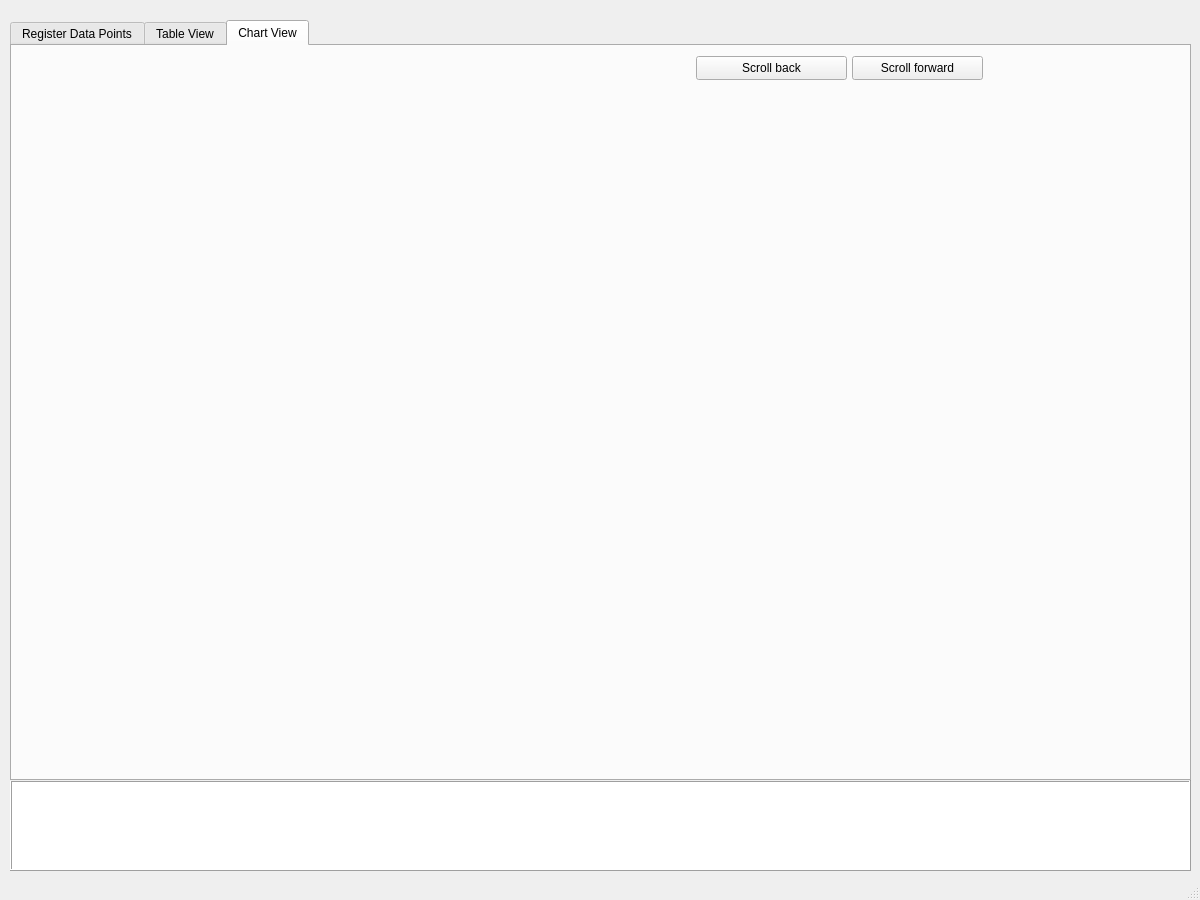
<?xml version="1.0" encoding="UTF-8"?>
<ui version="4.0">
 <class>Data_view_window</class>
 <widget class="QMainWindow" name="Data_view_window">
  <property name="geometry">
   <rect>
    <x>0</x>
    <y>0</y>
    <width>1200</width>
    <height>900</height>
   </rect>
  </property>
  <property name="windowTitle">
   <string>Data View</string>
  </property>
  <widget class="QWidget" name="centralwidget">
   <widget class="QTextEdit" name="output_text">
    <property name="enabled">
     <bool>true</bool>
    </property>
    <property name="geometry">
     <rect>
      <x>10</x>
      <y>780</y>
      <width>1181</width>
      <height>91</height>
     </rect>
    </property>
    <property name="acceptDrops">
     <bool>false</bool>
    </property>
    <property name="frameShape">
     <enum>QFrame::Box</enum>
    </property>
    <property name="frameShadow">
     <enum>QFrame::Raised</enum>
    </property>
    <property name="readOnly">
     <bool>true</bool>
    </property>
   </widget>
   <widget class="QTabWidget" name="tabWidget">
    <property name="geometry">
     <rect>
      <x>10</x>
      <y>20</y>
      <width>1181</width>
      <height>761</height>
     </rect>
    </property>
    <property name="currentIndex">
     <number>2</number>
    </property>
    <widget class="QWidget" name="RegisterDataPoints">
     <attribute name="title">
      <string>Register Data Points</string>
     </attribute>
     <widget class="QListWidget" name="dataPointName_listWidget">
      <property name="geometry">
       <rect>
        <x>20</x>
        <y>110</y>
        <width>371</width>
        <height>391</height>
       </rect>
      </property>
     </widget>
     <widget class="QPushButton" name="add_name_button">
      <property name="geometry">
       <rect>
        <x>280</x>
        <y>20</y>
        <width>111</width>
        <height>71</height>
       </rect>
      </property>
      <property name="text">
       <string>Register Data Point</string>
      </property>
     </widget>
     <widget class="QPlainTextEdit" name="input_name_text">
      <property name="geometry">
       <rect>
        <x>20</x>
        <y>20</y>
        <width>251</width>
        <height>31</height>
       </rect>
      </property>
     </widget>
     <widget class="QLabel" name="label_2">
      <property name="geometry">
       <rect>
        <x>20</x>
        <y>70</y>
        <width>49</width>
        <height>16</height>
       </rect>
      </property>
      <property name="text">
       <string>Preview:</string>
      </property>
     </widget>
     <widget class="QLabel" name="preview_txt_label">
      <property name="geometry">
       <rect>
        <x>80</x>
        <y>70</y>
        <width>191</width>
        <height>16</height>
       </rect>
      </property>
      <property name="text">
       <string/>
      </property>
     </widget>
     <widget class="QPushButton" name="clear_names_button">
      <property name="geometry">
       <rect>
        <x>20</x>
        <y>510</y>
        <width>371</width>
        <height>24</height>
       </rect>
      </property>
      <property name="text">
       <string>Clear List</string>
      </property>
     </widget>
    </widget>
    <widget class="QWidget" name="Table_View_Tab">
     <attribute name="title">
      <string>Table View</string>
     </attribute>
     <widget class="QTableView" name="data_tableView">
      <property name="geometry">
       <rect>
        <x>10</x>
        <y>10</y>
        <width>1161</width>
        <height>681</height>
       </rect>
      </property>
     </widget>
     <widget class="QCheckBox" name="auto_scroll_checkBox">
      <property name="geometry">
       <rect>
        <x>1074</x>
        <y>700</y>
        <width>91</width>
        <height>20</height>
       </rect>
      </property>
      <property name="text">
       <string>Auto Scroll</string>
      </property>
     </widget>
     <widget class="QPushButton" name="save_data_pushButton">
      <property name="geometry">
       <rect>
        <x>10</x>
        <y>700</y>
        <width>75</width>
        <height>24</height>
       </rect>
      </property>
      <property name="text">
       <string>Save as CSV</string>
      </property>
     </widget>
    </widget>
    <widget class="QWidget" name="Chart_View_Tab">
     <attribute name="title">
      <string>Chart View</string>
     </attribute>
     <widget class="QWidget" name="chart_placeholder_widget" native="true">
      <property name="geometry">
       <rect>
        <x>10</x>
        <y>40</y>
        <width>1151</width>
        <height>681</height>
       </rect>
      </property>
     </widget>
     <widget class="QPushButton" name="Scroll_back_button">
      <property name="geometry">
       <rect>
        <x>684</x>
        <y>10</y>
        <width>151</width>
        <height>24</height>
       </rect>
      </property>
      <property name="text">
       <string>Scroll back</string>
      </property>
     </widget>
     <widget class="QPushButton" name="Scroll_forward_button">
      <property name="geometry">
       <rect>
        <x>840</x>
        <y>10</y>
        <width>131</width>
        <height>24</height>
       </rect>
      </property>
      <property name="text">
       <string>Scroll forward</string>
      </property>
     </widget>
    </widget>
   </widget>
  </widget>
  <widget class="QStatusBar" name="statusbar"/>
 </widget>
 <resources/>
 <connections/>
</ui>
